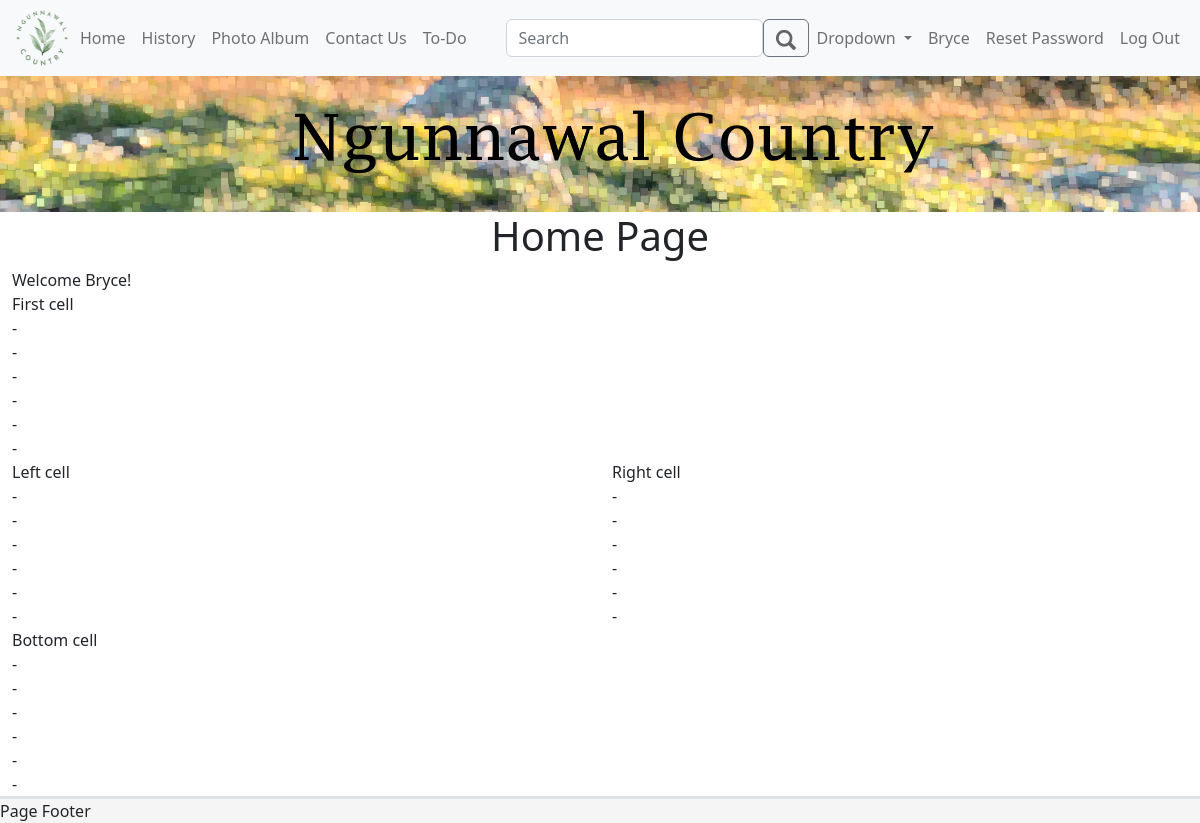
Page / (signed in) on the earlier database version.
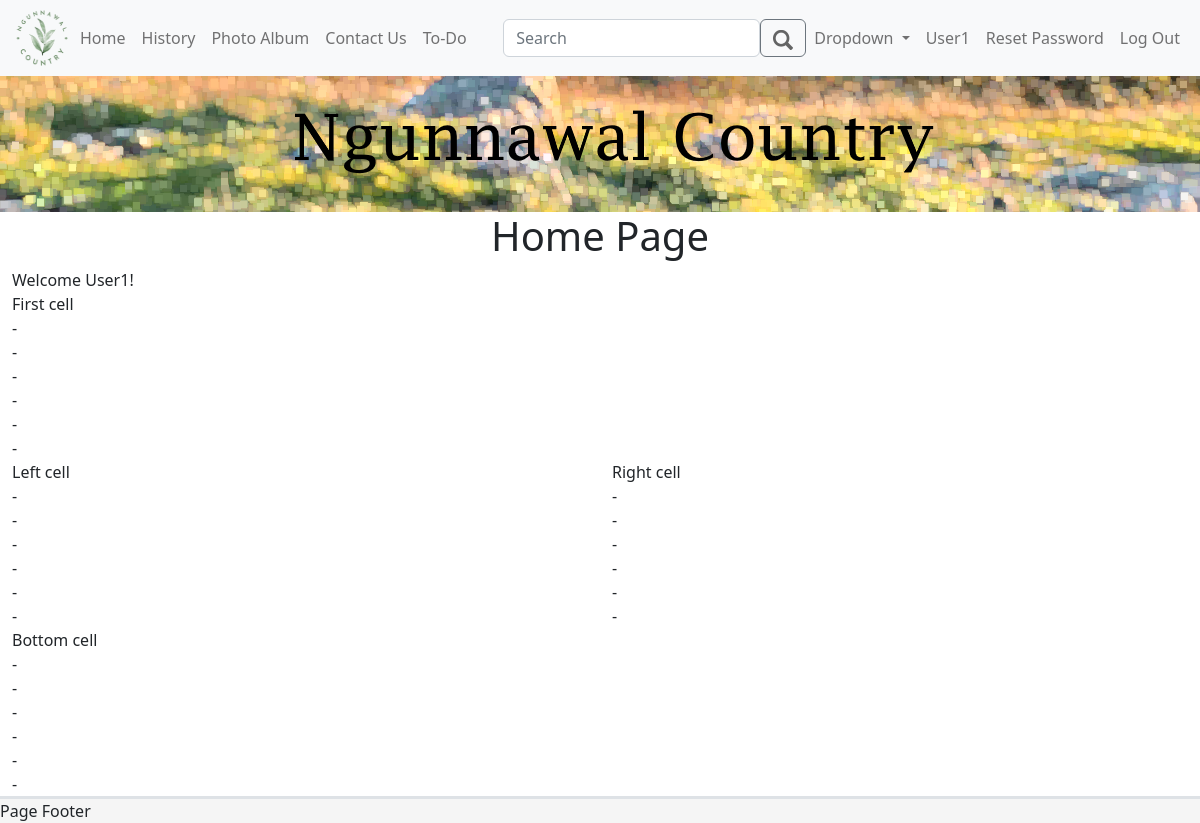
Same page on the later database version.
### models.py (models this page shows, shortened)
class User(UserMixin, db.Model):
    id = db.Column(db.Integer, primary_key=True)
    email_address = db.Column(db.String(255), unique=True)
    name = db.Column(db.String(255))
    password_hash = db.Column(db.String(255))
    user_level = db.Column(db.Integer)

### app.py (the view)
@app.route('/')
def homepage():
    return render_template("index.html", title="Home Page", user=current_user)

### models.py (called while the page is built)
@login.user_loader
def load_user(id):
    return User.query.get(int(id))

### templates/index.html
{% extends 'template.html' %}
{% block cellContent1 %}
    {% if not user.is_anonymous %}
        Welcome {{ user.name }}! <br>
    {% endif %}
    First cell <br>-<br>-<br>-<br>-<br>-<br>-
{% endblock %}
{% block cellContent2 %}
    Left cell <br>-<br>-<br>-<br>-<br>-<br>-
{% endblock %}
{% block cellContent3 %}
    Right cell <br>-<br>-<br>-<br>-<br>-<br>-
{% endblock %}
{% block cellContent4 %}
    Bottom cell <br>-<br>-<br>-<br>-<br>-<br>-
{% endblock %}

### templates/template.html (shortened to what this page needs)
<!DOCTYPE html>
<html lang="en">
<head>
    <link rel="stylesheet" href="/static/ngunnawal.css">
    <link rel="stylesheet" href="/static/css/bootstrap.css">
</head>
<body>
<nav class="navbar navbar-expand-lg bg-light sticky-top">
    <div class="container-fluid">
        <a href="/">
            <img src="/static/images/logo.png" alt="logo" width="60" height="60">
        </a>
        <div class="collapse navbar-collapse" id="navbarNav">
            <ul class="navbar-nav">
                <li class="nav-item">
                    <a class="nav-link" href="/">Home</a>
                </li>
                <li class="nav-item">
                    <a class="nav-link" href="history">History</a>
                </li>
                <li class="nav-item">
                    <a class="nav-link" href="photo">Photo Album</a>
                </li>
                <li class="nav-item">
                    <a class="nav-link" href="contact">Contact Us</a>
                </li>
                <li class="nav-item">
                    <a class="nav-link" href="todo">To-Do</a>
                </li>
            </ul>
        </div>
        <form class="d-flex" role="search">
            <input class="form-control" type="search" placeholder="Search" aria-label="Search">
            <button class="btn btn-outline-secondary" type="submit"><img src="/static/images/search.png" width="20"
                                                                         style="opacity: 60%"></button>
        </form>
        <div class="nav navbar-nav">
            {% if user.is_anonymous %}
                <li class="nav-item">
                    <a class="nav-link" href="register">Register</a>
                </li>
                <li class="nav-item">
                    <a class="nav-link" href="login">Log In</a>
                </li>
            {% else %}
                <li class="nav-item dropdown">
                    <a class="nav-link dropdown-toggle" href="/" id="navbarDropdown" role="button"
                       data-bs-toggle="dropdown" aria-expanded="false">
                        Dropdown
                    </a>
                </li>
                <li class="nav-item">
                    <a class="nav-link">{{ user.name }}</a>
                </li>
                <li class="nav-item">
                    <a class="nav-link" href="reset_password">Reset Password</a>
                </li>
                <li class="nav-item">
                    <a class="nav-link" href="logout">Log Out</a>
                </li>
            {% endif %}
        </div>
    </div>
</nav>
<div class="banner">
    <img src="/static/images/banner.png" alt="website banner">
</div>
<div class="container-fluid">
    <div class="row">
        <div class="col-12 align-centre">
            <h1>{{ title }}</h1>
        </div>
    </div>
    <div class="row">
        <div class="col-12">
            {% block cellContent1 %} {% endblock %}
        </div>
    </div>
    <div class="row">
        <div class="col-6">
            {% block cellContent2 %} {% endblock %}
        </div>
        <div class="col-6">
            {% block cellContent3 %} {% endblock %}
        </div>
    </div>
    <div class="row">
        <div class="col-12">
            {% block cellContent4 %} {% endblock %}
        </div>
    </div>
</div>
<div class="footer sticky-bottom border-top border-3">
    Page Footer
</div>
</body>
</html>

### static/ngunnawal.css (style rules this page uses)
* { margin: 0; padding: 0; box-sizing: border-box; }
body { background-color: #cff2ec; }
.banner > img { display: block; margin-left: auto; margin-right: auto; max-height: 100%; max-width: 100%; height: auto; }
.align-centre { text-align: center; }
.navbar { overflow: hidden; background-color: #ffffff; position: fixed; top: 0; width: 100%; z-index: 1000; }
.footer { overflow: hidden; background-color: rgb(245, 245, 245); width: 100%; bottom: 0; }

Differences in the rows shown:
changed User: name "Bryce" → "User1"
